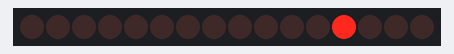
A sketch run on a simulated Arduino Uno, built with avr-gcc and run on an emulated ATmega328P. Parts: 16 shift-register outputs drawn as a row of LEDs (first output left, lit = HIGH). Wiring (inferred from the names in the program): 2 × shift register (74HC595): data pin 11; shift clock pin 12; latch pin 8. Wiring (inferred from the signals the program sends): row of LEDs: on Q0, Q1, Q2, Q3, Q4, Q5, Q6, Q7, Q8, Q9, Q10, Q11, Q12, Q13, Q14, Q15. Random numbers use the default seed unless the sketch sets one.

Above: at 5.3 s.
At 9.7 s:
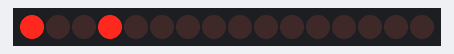
At 14.31 s:
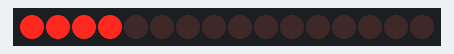
At 23.3 s:
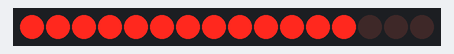
At 35.2 s:
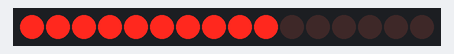
At 38.3 s:
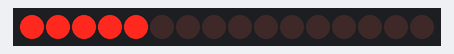
Timing chart, 0 to 40.0 s (numbered marks = the images above):
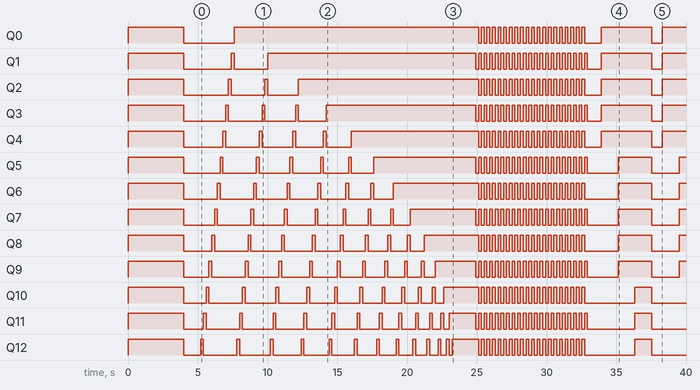

Measured:
- by itself, Q0: goes LOW 3.6 s, HIGH 17.5 s, 19 × (LOW 0.20 s, HIGH 0.20 s), LOW 1.2 s, HIGH 3.6 s, LOW 0.76 s, then HIGH
- by itself, Q1: HIGH → LOW at 4.0 s, → HIGH 3.4 s later, → LOW 0.20 s later, → HIGH 2.4 s later, … (48 changes in this stretch)
- by itself, Q2: HIGH → LOW at 4.0 s, → HIGH 3.2 s later, → LOW 0.20 s later, → HIGH 2.4 s later, … (48 changes in this stretch)
- by itself, Q3: HIGH → LOW at 4.0 s, → HIGH 3.0 s later, → LOW 0.20 s later, → HIGH 2.4 s later, … (52 changes in this stretch)
- by itself, Q4: HIGH → LOW at 4.0 s, → HIGH 2.8 s later, → LOW 0.20 s later, → HIGH 2.4 s later, … (52 changes in this stretch)
- by itself, Q5: HIGH → LOW at 4.0 s, → HIGH 2.6 s later, → LOW 0.20 s later, → HIGH 2.4 s later, … (56 changes in this stretch)
- by itself, Q6: HIGH → LOW at 4.0 s, → HIGH 2.4 s later, → LOW 0.20 s later, → HIGH 2.4 s later, … (56 changes in this stretch)
- by itself, Q7: HIGH → LOW at 4.0 s, → HIGH 2.2 s later, → LOW 0.20 s later, → HIGH 2.4 s later, … (60 changes in this stretch)

The sketch:

happy_birthday_13_.ino
```cpp
/*
  ARDUINO SHIFTOUT 13 BITS TO 2 HC595
 */

#define isON(S,i) (S & (1 << i))


//Pin connected to latch pin (ST_CP) of 74HC595
const byte latchPin = 8;
//Pin connected to clock pin (SH_CP) of 74HC595
const byte clockPin = 12;
////Pin connected to Data in (DS) of 74HC595
const byte dataPin = 11;
const float timer = 0.5;
word hpbd[] = {
  0B0000000011111,
  0B0001111100000,
  0B1110000000000
};


void setup() {
  pinMode(latchPin, OUTPUT);
  pinMode(dataPin, OUTPUT);
  pinMode(clockPin, OUTPUT);
  turn(0B1111111111111,2000);
  turn(0,600);
}

void loop() {
  word S = 0;
  byte i,c,a = 0;

  while (true) {
    for (i = 13; i > a; i--) {
      turn(bitON(S,i-1), 100);
    }
    S = bitON(S,a);
    a++;

    if (a == 13) {
      break;
    }
  }
  delay_(500);
  turn(0B1111111111111,250);
  S = 0B1010101010101;
  for (c = 1; c<=40; c++) {
    turn(S,100);
    S = ~S;
  }
  turn(0,500);
  for (c = 1; c <= 4; c++) {
    S = 0;
    for (i = 0; i <= 2; i++) {
      S = S | hpbd[i];
      turn(S,600);
    }
    turn(0, 380);
  }

  for (c = 1; c<=12; c++) {
    if (c % 2 == 0) {
      turn(0B1111111111111, 350);
    }
    else {
      turn(0, 350);
    }
  }
  delay_(1000);

  S = 0B1111111111111;
  turn(S,1200);

  //deal many memory
  while (S != 0) {
    a = round(rand() / 2730.5833);
    if (isON(S,a)) {
      S = bitOFF(S,a);
      turn(S,1200);
    }
  }
  delay_(1500);

}

void turn(word data, word de) {
  digitalWrite(latchPin, LOW);
  byte out;
  out = 0;
  for (byte i = 8; i<=12; i++) {
    if (isON(data,i)) {
      out += luythua(i-8);
    }
  }
  shiftOut(dataPin, clockPin, MSBFIRST, out);

  out = 0;
  for (byte i = 0; i<= 7; i++) {
    if (isON(data,i)) {
      out += luythua(i);
    }
  }
  shiftOut(dataPin, clockPin, MSBFIRST, out);

  digitalWrite(latchPin, HIGH);

  delay_(de);
}

word bitON(word S, byte i) {
  return (S | (1 << i));
}

word bitOFF(word S, byte i) {
  return (S &= ~(1 << i));
}

int luythua(byte lt) {
  byte P = 1;
  for(byte i = 1; i<=lt; i++) {
    P = 2 * P;
  }

  return P;
}

void delay_(word de) {
  delay(de/timer);
}
```
